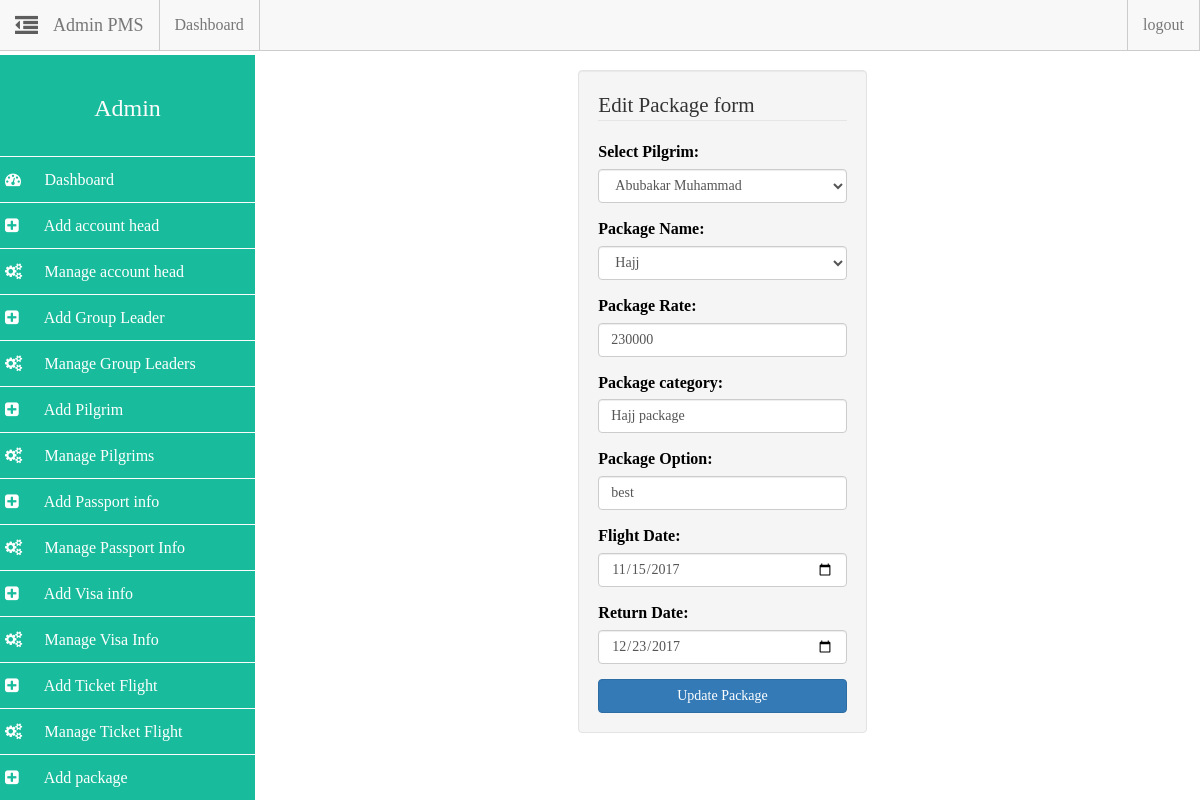
The app's page /admin/admin.php?action=edit_package&id=1 (signed in) with its own data.
### tables this page shows
CREATE TABLE `pilgrim_info` (
  `pilgrim_id` int(14) NOT NULL,
  `p_name` varchar(255) DEFAULT NULL,
  `p_mobile` varchar(22) DEFAULT NULL,
  `p_mail` varchar(40) DEFAULT NULL,
  `p_address` varchar(200) DEFAULT NULL,
  `p_mstatus` varchar(22) DEFAULT NULL,
  `p_occupation` varchar(22) DEFAULT NULL,
  `p_age` varchar(22) DEFAULT NULL,
  `p_sex` varchar(22) DEFAULT NULL,
  `p_dob` date DEFAULT NULL,
  `p_police_station` varchar(33) DEFAULT NULL,
  `p_district` varchar(33) DEFAULT NULL,
  `p_fathers_name` varchar(100) DEFAULT NULL,
  `p_mother_name` varchar(100) DEFAULT NULL,
  `p_spouse_name` varchar(100) DEFAULT NULL,
  `p_mahrims_name` varchar(100) DEFAULT NULL,
  `p_nid_no` varchar(22) DEFAULT NULL,
  `p_img` text,
  `p_nationality` varchar(33) DEFAULT NULL,
  `gl_id` int(11) DEFAULT NULL,
  `username` varchar(255) NOT NULL,
  `password` varchar(255) NOT NULL
);

CREATE TABLE `package_info` (
  `pk_slno` int(12) NOT NULL,
  `pilgrim_id` int(12) NOT NULL,
  `pk_name` varchar(66) NOT NULL,
  `pk_rate` varchar(22) NOT NULL,
  `pk_cat` varchar(20) NOT NULL,
  `pk_option` varchar(22) NOT NULL,
  `fdate` date NOT NULL,
  `rdate` date NOT NULL
);

### admin/includes/edit_package.php (the view, shortened to what this page needs)
<?php
$pid = $_GET["id"];
$query = mysqli_query($dbc, "SELECT * FROM package_info WHERE pilgrim_id='$pid'");
$data = mysqli_fetch_array($query);
?>
<div class="row">
	<div class="col-md-4 col-md-offset-4">
		<div class="well">
			<form action="admin.php?action=edit_package&id=<?php echo $pid; ?>" method="POST">
				<fieldset>
					<legend>Edit Package form</legend>
					<div class="form-group">
						<label for="pilgrim_id">Select Pilgrim:</label>
						<select name="pilgrim_id" id="pilgrim_id" class="form-control">
							<option value="<?php echo $data["pilgrim_id"] ?>">
								<?php $gq = mysqli_query($dbc, "SELECT p_name FROM pilgrim_info WHERE pilgrim_id=".$data["pilgrim_id"]);
								$d = mysqli_fetch_array($gq);
								echo $d["p_name"];
								 ?>
							</option>
						</select>
					</div>
					<div class="form-group">
						<label for="pk_name">Package Name:</label>
						<select name="pk_name" id="pk_name" class="form-control">
							<option value="<?php echo $data['pk_name']; ?>"><?php echo $data['pk_name']; ?></option>
						</select>
					</div>
					<div class="form-group">
						<label for="pk_rate">Package Rate:</label>
						<input type="text" name="pk_rate" id="pk_rate" class="form-control" value="<?php echo $data['pk_rate']; ?>" placeholder="package rate" required>
					</div>
					<div class="form-group">
						<label for="pk_cat">Package category:</label>
						<input type="text" name="pk_cat" id="pk_cat" class="form-control" value="<?php echo $data['pk_cat']; ?>" placeholder="package category" >
					</div>
					<div class="form-group">
						<label for="pk_option">Package Option:</label>
						<input type="text" name="pk_option" id="pk_option" class="form-control" value="<?php echo $data['pk_option']; ?>" placeholder="package option" >
					</div>
					<div class="form-group">
						<label for="f_date">Flight Date:</label>
						<input type="date" name="f_date" id="f_date" class="form-control" value="<?php echo $data['fdate']; ?>" required>
					</div>
					<div class="form-group">
						<label for="r_date">Return Date:</label>
						<input type="date" name="r_date" id="r_date" class="form-control" value="<?php echo $data['rdate']; ?>" required>
					</div>
					<button type="submit" name="edit_package" class="btn btn-primary btn-block">Update Package</button>
				</fieldset>
			</form>
		</div>
	</div>
</div>

### assets/css/styles.css (style rules this page uses)
html { color: #222; font-size: 1em; line-height: 1.4; }
fieldset { border: 0; margin: 0; padding: 0; }
body { padding-top: 55px; font-family: ubuntu; font-size: 100%; color: #000 !important; }

### assets/css/sidebar.css (style rules this page uses)
* { box-sizing: border-box; -webkit-box-sizing: border-box; -moz-box-sizing: border-box; }
body { padding-top: 55px; }

### records on screen
pilgrim_info: pilgrim_id "Abubakar Muhammad"
package_info: pk_name "Hajj", pk_rate "230000", pk_cat "Hajj package", pk_option "best", f_date "11/15/2017", r_date "12/23/2017"
